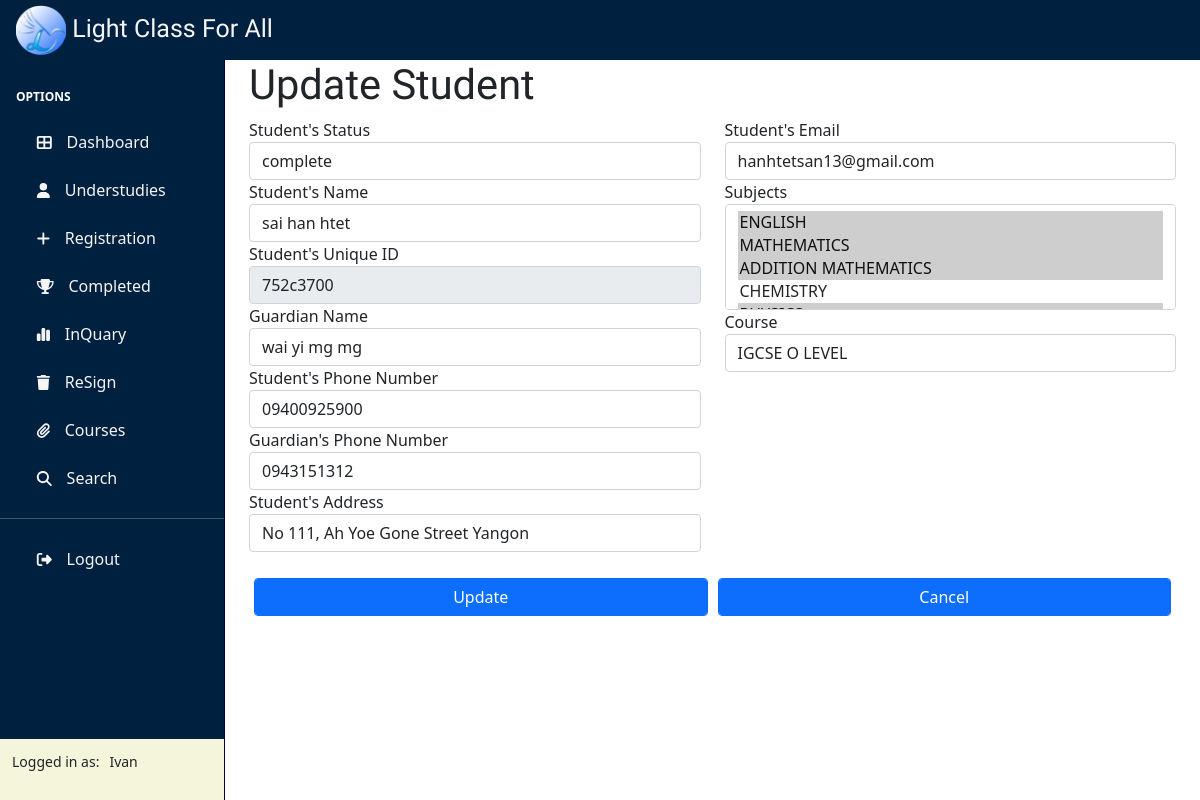
Screenshot of /updatestudent/3/ (signed in) with the database file from the repository.
### Class/models.py (models this page shows, shortened)
class Student(models.Model):
    STATUS = (
        ('understudies','understudies'),
        ('complete','complete'),
        ('resign','resign'),
    )
    roll_id = models.CharField(max_length=10, unique=True)
    status = models.CharField(max_length=100,
                                choices=STATUS,
                                default='understudies')
    student = NameField(max_length=50,null=True)
    guardian = NameField(max_length=50,null=True)
    phone = models.CharField(max_length=50,null=True)
    guardian_ph = models.CharField(max_length=50,null=True)
    email = models.EmailField(null=True)
    address = models.CharField(max_length=50,null=True)
    subjects = models.ManyToManyField(Subject)
    course = models.ForeignKey(Course,null=True,on_delete=models.SET_NULL)
    date_created = models.DateTimeField(auto_now_add=True,null=True)
    class Meta:
        db_table = 'STUDENT'
    def generate_roll_id(self):
        first_part = str(uuid.uuid4()).split('-')[0]
        return first_part

### Class/views.py (the view)
# urls.py: path('updatestudent/<str:data>/',views.updateStudent,name='UpdateStudent'),
@login_required(login_url='Login')
def updateStudent(request,data):
    student = Student.objects.get(id=data)
    form = RegisterForm(instance=student)
    if request.method == "POST":
        form = RegisterForm(request.POST,instance=student)
        if form.is_valid():
            form.save()
            return HttpResponseRedirect(reverse("Home"))
    return render(request, 'Class/update_student.html',{
        "form": form,
    })

### Class/forms.py
class RegisterForm(forms.ModelForm):
    class Meta:
        model=Student
        fields='__all__'
    def __init__(self, *args, **kwargs):
        super(RegisterForm, self).__init__(*args, **kwargs)
        for fname, f in self.fields.items():
            f.widget.attrs['class'] = 'form-control'
            if fname == 'roll_id':
                f.widget.attrs['readonly'] = True
                f.widget.attrs['class']='form-control read-only'
        roll_id = Student.generate_roll_id(self)
        self.fields['roll_id'].initial = roll_id

### Class/models.py (called while the page is built)
    def __str__(self) -> str:
        return self.name

    def __str__(self) -> str:
        return self.name

### templates/class/update_student.html (shortened to what this page needs)
{% extends 'Class/base.html' %}
{% block content %}
<main class="Student_register">
    <div class="container-fluid">
        <form method="post" action="">
            <h1>Update Student</h1>
            <div class="row">
                <div class="col-md-6">
                    <div class="InputBox">
                        <label for="{{ form.status.id_for_label }}">Student's Status</label>
                        {{ form.status }}
                    </div>
                    <div class="InputBox">
                        <label for="{{ form.student.id_for_label }}">Student's Name</label>
                        {{ form.student }}
                    </div>
                    <div class="InputBox">
                        <label for="{{ form.roll_id.id_for_label }}">Student's Unique ID</label>
                        {{ form.roll_id }}
                    </div>
                    <div class="InputBox">
                        <label for="{{ form.guardian.id_for_label }}">Guardian Name</label>
                        {{ form.guardian }}
                    </div>
                    <div class="InputBox">
                        <label for="{{ form.phone.id_for_label }}">Student's Phone Number</label>
                        {{ form.phone }}
                    </div>
                    <div class="InputBox">
                        <label for="{{ form.guardian_ph.id_for_label }}">Guardian's Phone Number</label>
                        {{ form.guardian_ph }}
                    </div>
                    <div class="InputBox">
                        <label for="{{ form.address.id_for_label }}">Student's Address</label>
                        {{ form.address }}
                    </div>
                </div>
                <div class="col-md-6">
                    <div class="InputBox">
                        <label for="{{ form.email.id_for_label }}">Student's Email</label>
                        {{ form.email }}
                    </div>
                    <div class="InputBox">
                        <label for="{{ form.subjects.id_for_label }}">Subjects</label>
                        {{ form.subjects }}
                    </div>
                    <div class="InputBox">
                        <label for="{{ form.course.id_for_label }}">Course</label>
                        {{ form.course }}
                    </div>
                </div>
            </div>
            <div class="row pt-3">
                <div class="InputBox-Btn">
                    <input class="form-control btn btn-primary register_button" type="submit" value="Update" name="update">
                    <a href="{% url 'Home' %}" class="form-control btn btn-primary register_button">Cancel</a>
                </div>
            </div>
        </form>
    </div>
</main>
{% endblock content %}

### templates/class/sidebar.html
{% load static %}
<div class="sidebar" id="layoutSidenav_nav">
    <nav class="sb-sidenav" id="sidenavAccordion">
        <div class="sb-sidenav-menu">
            <div class="nav">
                <div class="sb-sidenav-menu-heading">Options</div>
                {% url 'Home' as dashboard_url %}
                <a class="nav-link  {% if request.path == dashboard_url %}active{% endif %}" href="{{dashboard_url}}">
                    <i class="fa-solid fa-table-cells-large sb-nav-link-icon"></i>
                    <span>Dashboard</span>
                </a>
                {% url 'Student' as student_url %}
                <a class="nav-link  {% if request.path == student_url %}active{% endif %}" href="{{student_url}}">
                    <i class="fa-solid fa-user sb-nav-link-icon"></i>
                    <span>understudies</span>
                </a>
                {% url 'Register' as register_url %}
                <a class="nav-link  {% if request.path == register_url %}active{% endif %}" href="{{register_url}}">
                    <i class="fa-solid fa-plus sb-nav-link-icon"></i>
                    <span>Registration</span>
                </a>
                {% url 'Completed' as complete_url %}
                <a class="nav-link  {% if request.path == complete_url %}active{% endif %}" href="{{complete_url}}">
                    <i class="fa-solid fa-trophy sb-nav-link-icon"></i>
                    <span>Completed</span>
                </a>
                {% url 'InQuery' as inquery_url %}
                <a class="nav-link  {% if request.path == inquery_url %}active{% endif %}" href="{{inquery_url}}">
                    <i class="fa-solid fa-chart-simple sb-nav-link-icon"></i>
                    <span>InQuary</span>
                </a>
                {% url 'Dropout' as dropout_url %}
                <a class="nav-link  {% if request.path == dropout_url %}active{% endif %}" href="{{dropout_url}}">
                    <i class="fa-solid fa-trash sb-nav-link-icon"></i>
                    <span>ReSign</span>
                </a>
                {% url 'Course' as course_url %}
                <a class="nav-link  {% if request.path == course_url %}active{% endif %}" href="{{course_url}}">
                    <i class="fa-solid fa-paperclip sb-nav-link-icon"></i>
                    <span>Courses</span>
                </a>
                {% url 'Search' as search_url %}
                <a class="nav-link  {% if request.path == search_url %}active{% endif %}" href="{{search_url}}">
                    <i class="fa-solid fa-search sb-nav-link-icon"></i>
                    <span>Search</span>
                </a>
                <hr>
                <a class="nav-link" href="{% url 'Logout' %}">
                    <i class="fa-solid fa-right-from-bracket sb-nav-link-icon"></i>
                    <span>Logout</span>
                </a>
            </div>
        </div>
        <div class="sb-sidenav-footer d-flex" style="background-color: beige;">
            <div class="small">Logged in as:
                {% if user.is_authenticated %}
                    <p style="text-transform: capitalize;float:right;margin-left: 10px;">{{ user.get_username }}</p>
                {% else %}
                    {% url 'Login' %}
                {% endif %}
            </div>
            </div>
    </nav>
</div>

### static/css/style.css (style rules this page uses)
:root { --yale-blue: #0F4392; --tart-orange: #FF4949; --cetacean-blue: #000249; --max-red: #DD1717; --btn-danger: var(--tart-orange); --btn-dead: var(--max-red); --btn-primary: var(--yale-blue); --bg-active: #ff4949; --primary-nav: #317773; }
#layoutSidenav_nav { flex-basis: 225px; flex-shrink: 0; transition: transform 0.15s ease-in-out; position: relative; top: 0; height: 100%; }
#layoutSidenav_nav { width: 225px; background-color: #00203FFF; border-right: 1.3px solid #000249; }
.sb-sidenav { padding-top: 0px; display: flex; flex-direction: column; height: 100%; flex-wrap: nowrap; }
.sb-sidenav .sb-sidenav-menu { overflow-y: auto; flex-grow: 1; height: 100%; }
.sb-sidenav .sb-sidenav-menu .nav { flex-direction: column; flex-wrap: nowrap; }
.sb-sidenav .sb-sidenav-menu .nav .sb-sidenav-menu-heading { padding: 1.75rem 1rem 0.75rem; font-size: 0.75rem; color: white; font-weight: bolder; text-transform: uppercase; }
.sb-sidenav .sb-sidenav-menu .nav .nav-link { display: flex; align-items: center; padding-top: 0.75rem; text-align: center; padding-bottom: 0.75rem; position: relative; color: whitesmoke; }
.nav-link .sb-nav-link-icon { color: whitesmoke !important; padding-left: 1.3rem; padding-right: 0.3rem; margin: 0; font-size: 15px; }
.nav-link span { text-transform: capitalize; margin-left: 10px; }
.sb-sidenav hr { color:white }
.sb-sidenav .sb-sidenav-footer { padding: 0.75rem; flex-shrink: 0; background-color: lightblue; }
.Student_register h1 { font-size: 2.6rem; font-family: 'lobster two',monospace; }
.InputBox-Btn { display: flex; margin-top: 10px; justify-content: space-around; }
.register_button { width: 100%; margin: 0px 5px; }
.read-only { cursor: pointer; }

### rows the page displays
Student: status "complete", student "sai han htet", roll_id "752c3700", guardian "wai yi mg mg", phone "09400925900", guardian_ph "0943151312", address "No 111, Ah Yoe Gone Street Yangon", email "hanhtetsan13@gmail.com", course "IGCSE O LEVEL"

### other values shown
{{ user.get_username }} "Ivan"
